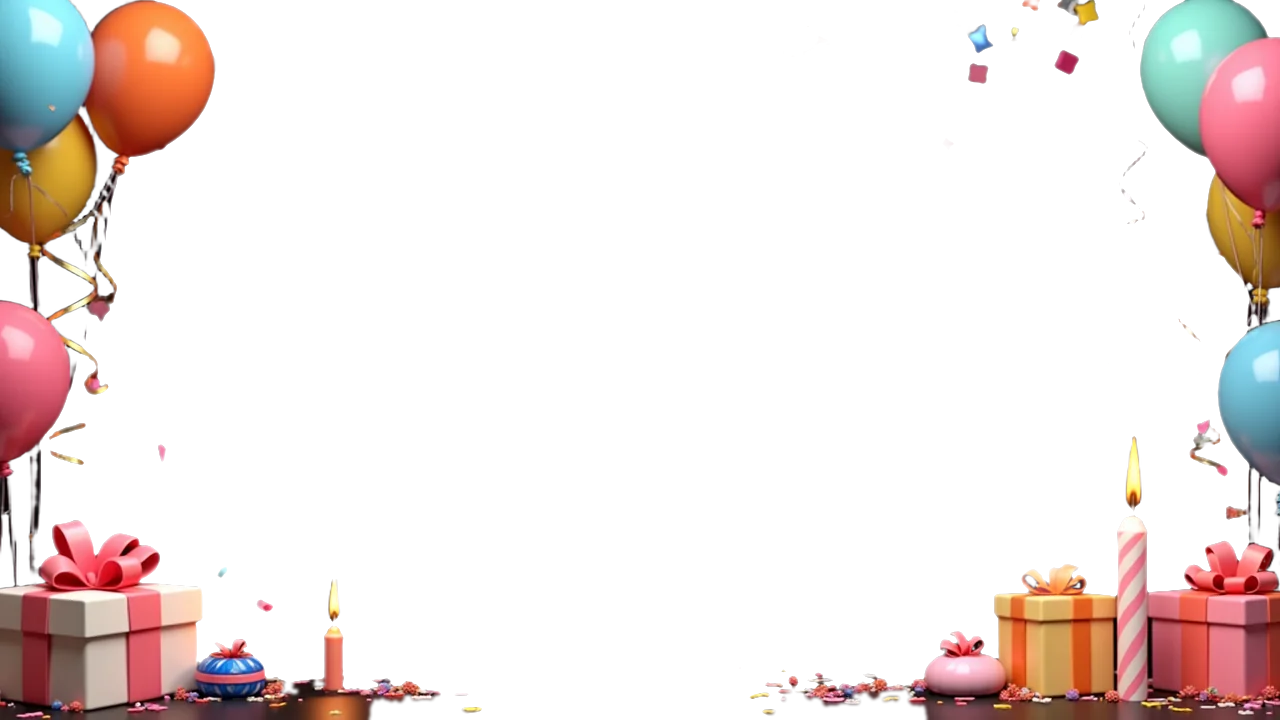
#> input picture src/assets/frames/birthday-3d.webp, 1280 x 720 px; its folder holds only this picture in this run
$ python upres_frames.py
#> lines starting #> are read from the running program, lines starting #| are printed output that depends on the picture; after the words box and inside, x2 and y2 are one past the last pixel; in counts of white or black regions, pixels touching at a corner belong together
"""Re-export the holiday frames at 1920x1080 from the raw Flux outputs ComfyUI kept, without regenerating.

Each existing frame is matched to its raw image (and the RMBG cut-out of the same run) by comparing
small thumbnails over the visible pixels, then run through gen_frames.finish again.
    python tools/ai/upres_frames.py [comfy_output_dir] [only,names]
"""
import glob, os, sys
import numpy as np
from PIL import Image

sys.path.insert(0, os.path.dirname(__file__))
from gen_frames import finish  # noqa: E402

COMFY = sys.argv[1] if len(sys.argv) > 1 and sys.argv[1] else 'A:/AI_MODELS_LOCAL/ComfyUI_windows_portable_nvidia/ComfyUI_windows_portable/ComfyUI/output/vxh_overlays'
ONLY = sys.argv[2].split(',') if len(sys.argv) > 2 else None
FRAMES = 'src/assets/frames'
T = (192, 108)


def thumb(im):
    return np.asarray(im.convert('RGB').resize(T, Image.BILINEAR), dtype=np.float32)


raws = {p: thumb(Image.open(p)) for p in sorted(glob.glob(f'{COMFY}/frame_raw_*.png'))}

for path in sorted(glob.glob(f'{FRAMES}/*.webp')):
    name = os.path.basename(path)[:-5]
    if ONLY and name not in ONLY:
        continue
    im = Image.open(path).convert('RGBA').resize(T, Image.BILINEAR)
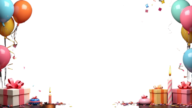
#> im: PIL image 192x108 RGBA; mean R, G, B, A 41.3, 28.5, 25.5, 49.4; transparent parts drawn white
    arr = np.asarray(im, dtype=np.float32)
    vis = arr[..., 3] > 200
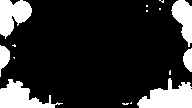
#> vis: shape (108, 192) bool; 17.8% white; 15 white regions (9 under 20 px), largest, box (x1, y1, x2, y2) and area: (137, 78, 192, 108) 1020, (0, 79, 63, 108) 885, (0, 0, 32, 39) 795, (171, 0, 192, 47) 577, (0, 45, 10, 77) 192, (183, 48, 192, 72) 159
    if vis.sum() < 50:
        print(name, 'skip: nothing visible')
        continue

    def err(t):
        return float(np.abs(t[..., :3][vis] - arr[..., :3][vis]).mean())

#> (the run stopped early here; a loop or call above may not have finished)

$ run again, on src/assets/frames/birthday-neon4.webp
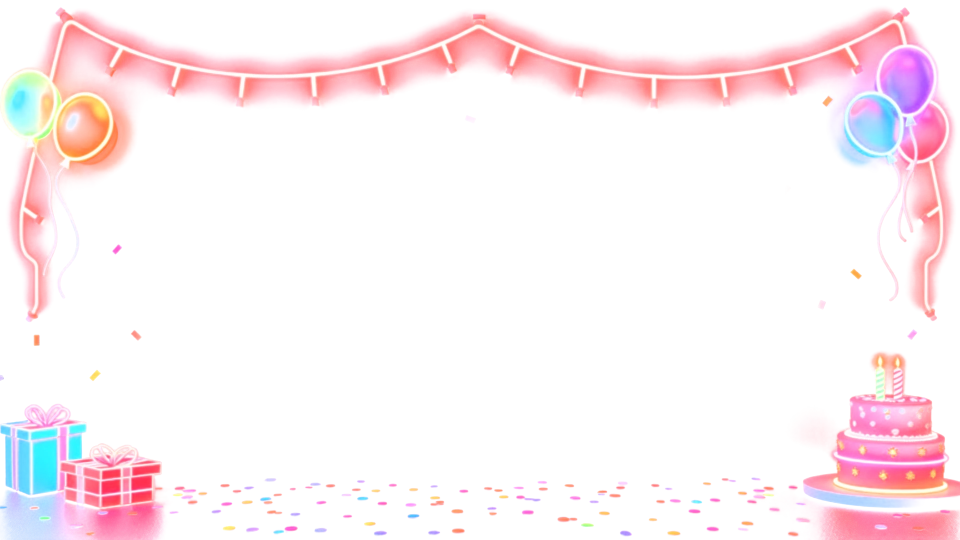
#> input picture src/assets/frames/birthday-neon4.webp, 1920 x 1080 px (shown at 1/2 size)
#> `im = Image.open(path).convert('RGBA').resize(T, Image.BILINEAR)`:
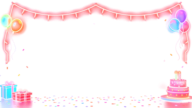
#> im: PIL image 192x108 RGBA; mean R, G, B, A 73.5, 35, 45.6, 30; transparent parts drawn white
#> `vis = arr[..., 3] > 200`:
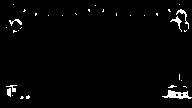
#> vis: shape (108, 192) bool; 2.2% white in thin lines or dots, all inside (x1, y1, x2, y2) = (6, 4, 192, 99)

$ run again, on src/assets/frames/birthday-neon5.webp
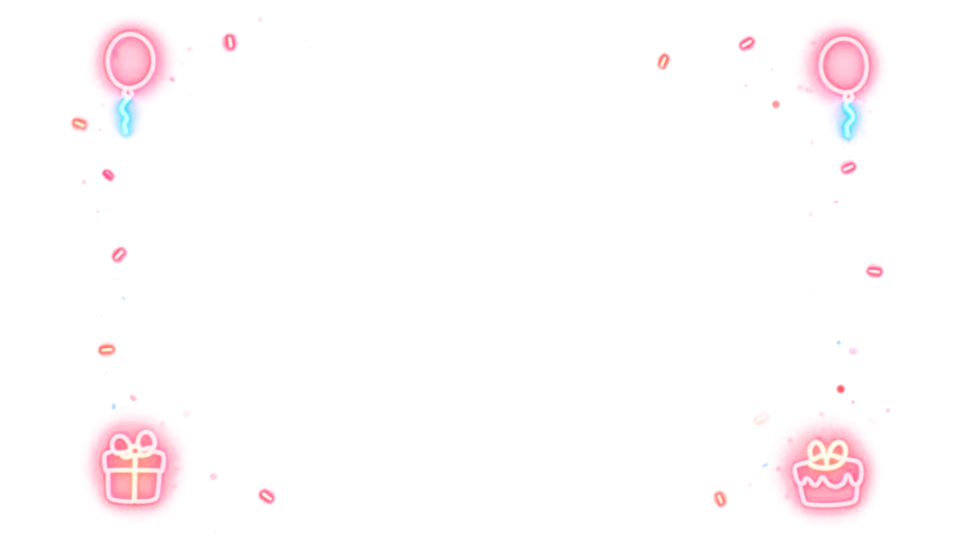
#> input picture src/assets/frames/birthday-neon5.webp, 1920 x 1080 px (shown at 1/2 size)
#> `im = Image.open(path).convert('RGBA').resize(T, Image.BILINEAR)`:
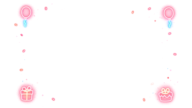
#> im: PIL image 192x108 RGBA; mean R, G, B, A 24.1, 10, 15.6, 7.6; transparent parts drawn white
#> `vis = arr[..., 3] > 200`:
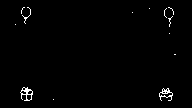
#> vis: shape (108, 192) bool; 1.1% white in thin lines or dots, all inside (x1, y1, x2, y2) = (15, 7, 176, 101)
